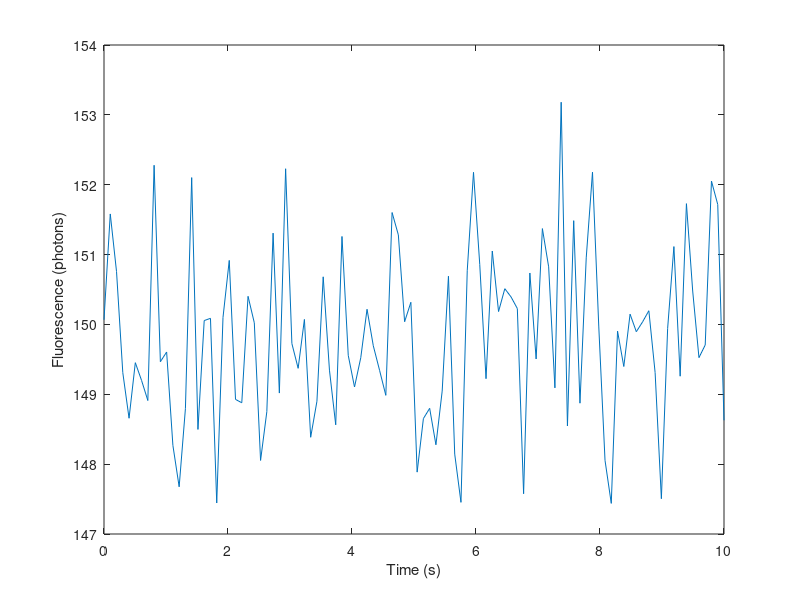
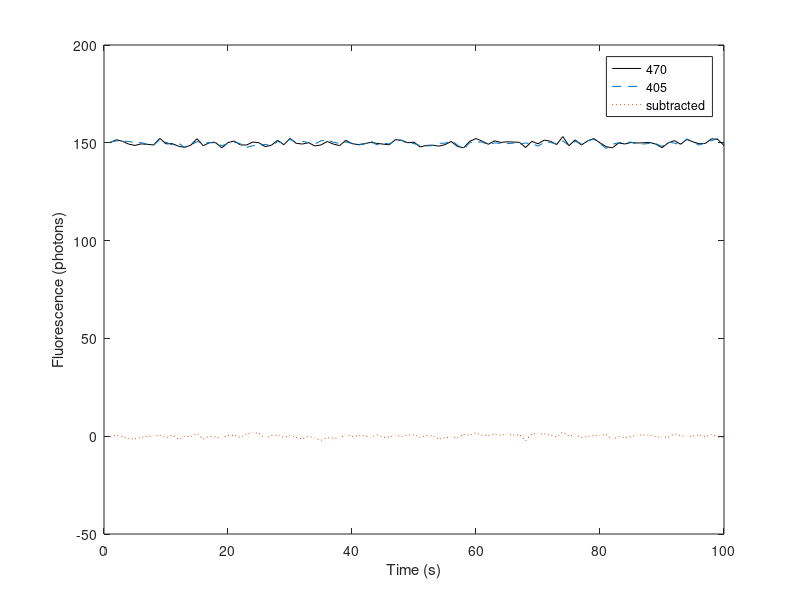
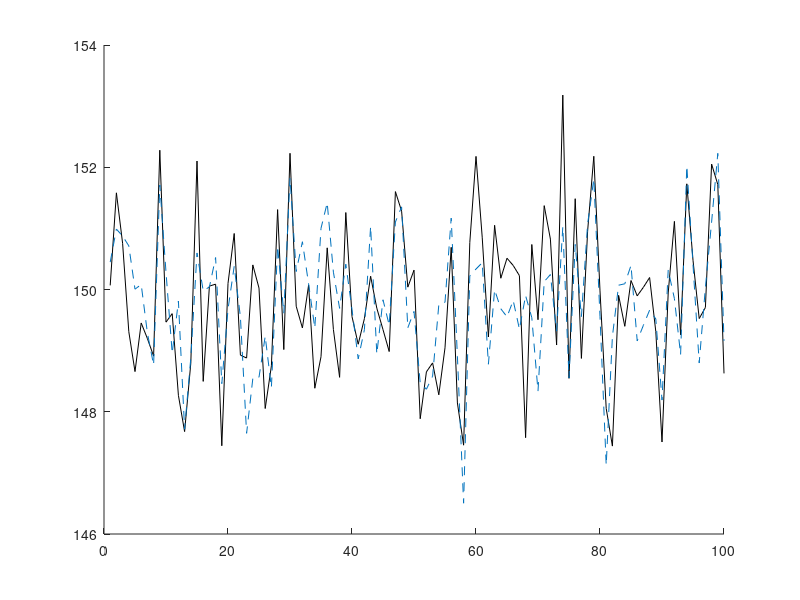

Recreate these plots in MATLAB, in order.
% MatLab Problem Set = Due Monday April 13 2020
% By Christian Pedersen

clear all  % clears all variables
close all  % closes all figures
clc    % clears command window

%% TOPICS

% 1) MatLab as a calculator  (matrix math versus element by element)

% 2) Using the help command

% 3) Using the plot command


%% Here i generate fake photometry data for us to practice with

% loading in example data
temp1 = load('stockreturns.mat').stocks';
channel470 = temp1(2,:)+150;
channel405 = temp1(1,:)+150;

% Instructions: A time series is a 1 dimensional matrix that has a single
% value (element) for each time step. For the sake of these exercises, we
% will use the time series generated above, channel470 and channel405. We
% will pretend that the each element of channel470 and channel 405 
% corresponds to 1 fluorescence sample per second. Use these variables
% to answer the below questions to the best of your abilities. Also, feel 
% free to google stuff like "matlab how to find length of a variable" if 
% you get stuck. 

%%

% 1) Using the length('variable') command, what is the length of the 470
% channel and the 405 channel variables.

length(channel470)

size(channel470)

size(channel470,2)

%%

% 2) Create a new variable 'subtracted' that has the 405 channel subtracted
% from the 470 channel

subtracted = channel470 - channel405;

%%

% 3) Plot the 470 channel over time, plot the 405 channel over time, plot
% the subtracted time series over time.

plot(linspace(0,10,100),channel470)
xlabel('Time (s)')
ylabel('Fluorescence (photons)')


%%

% 4) Using code, print the tenth element of the variable channel470

tenth = channel470(10)

% 5) Using code, subtract the 55th element from the 40th element of channel405

subtracted2 = channel405(40) - channel405(55);

%%
% 6) Using the 'help' command, read more details about the 'plot' command and
% the 'plotyy' command. What is the difference between these two types of
% graphs?

help plotyy



%%
% 7) Plot the 470 channel, 405 channel and subtracted variable in the same
% plot

figure(2)
plot(1:100,channel470,'k',1:100,channel405,'--',1:100,subtracted,':')

% 8) Label the axises on the above plot and add a legend for the 3 lines
xlabel('Time (s)')
ylabel('Fluorescence (photons)')
legend('470','405','subtracted')

%%

figure(3)

hold on
plot(1:100,channel470,'k')
plot(1:100,channel405,'--')


hold off

%% 

% 9) How many different ways can you use matlab (different lines of code)
% to find the square root of 1000?

sqrt(1000)

1000^0.5


%% Challenge (getting ahead of Coursera)

% 10) Use a single for loop and a single if, then statement within the for
% loop to add 5 to the 10th, 20th, 30th, 40th ... element of the variable
% channel470

% hint: Use the 'rem' command















